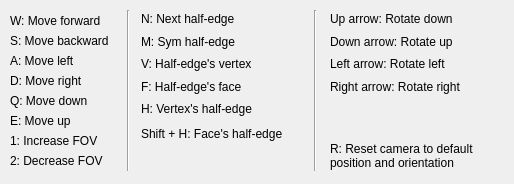
<?xml version="1.0" encoding="UTF-8"?>
<ui version="4.0">
 <class>CameraControlsHelp</class>
 <widget class="QWidget" name="CameraControlsHelp">
  <property name="geometry">
   <rect>
    <x>0</x>
    <y>0</y>
    <width>514</width>
    <height>184</height>
   </rect>
  </property>
  <property name="windowTitle">
   <string>Camera Controls</string>
  </property>
  <widget class="QLabel" name="label">
   <property name="geometry">
    <rect>
     <x>10</x>
     <y>10</y>
     <width>111</width>
     <height>21</height>
    </rect>
   </property>
   <property name="text">
    <string>W: Move forward</string>
   </property>
   <property name="alignment">
    <set>Qt::AlignLeading|Qt::AlignLeft|Qt::AlignVCenter</set>
   </property>
  </widget>
  <widget class="QLabel" name="label_2">
   <property name="geometry">
    <rect>
     <x>10</x>
     <y>30</y>
     <width>111</width>
     <height>21</height>
    </rect>
   </property>
   <property name="text">
    <string>S: Move backward</string>
   </property>
   <property name="alignment">
    <set>Qt::AlignLeading|Qt::AlignLeft|Qt::AlignVCenter</set>
   </property>
  </widget>
  <widget class="QLabel" name="label_3">
   <property name="geometry">
    <rect>
     <x>10</x>
     <y>50</y>
     <width>111</width>
     <height>21</height>
    </rect>
   </property>
   <property name="text">
    <string>A: Move left</string>
   </property>
   <property name="alignment">
    <set>Qt::AlignLeading|Qt::AlignLeft|Qt::AlignVCenter</set>
   </property>
  </widget>
  <widget class="QLabel" name="label_4">
   <property name="geometry">
    <rect>
     <x>10</x>
     <y>70</y>
     <width>111</width>
     <height>21</height>
    </rect>
   </property>
   <property name="text">
    <string>D: Move right</string>
   </property>
   <property name="alignment">
    <set>Qt::AlignLeading|Qt::AlignLeft|Qt::AlignVCenter</set>
   </property>
  </widget>
  <widget class="QLabel" name="label_5">
   <property name="geometry">
    <rect>
     <x>330</x>
     <y>34</y>
     <width>170</width>
     <height>16</height>
    </rect>
   </property>
   <property name="text">
    <string>Down arrow: Rotate up</string>
   </property>
   <property name="alignment">
    <set>Qt::AlignLeading|Qt::AlignLeft|Qt::AlignVCenter</set>
   </property>
  </widget>
  <widget class="QLabel" name="label_6">
   <property name="geometry">
    <rect>
     <x>330</x>
     <y>11</y>
     <width>170</width>
     <height>16</height>
    </rect>
   </property>
   <property name="text">
    <string>Up arrow: Rotate down</string>
   </property>
   <property name="alignment">
    <set>Qt::AlignLeading|Qt::AlignLeft|Qt::AlignVCenter</set>
   </property>
  </widget>
  <widget class="QLabel" name="label_7">
   <property name="geometry">
    <rect>
     <x>330</x>
     <y>79</y>
     <width>170</width>
     <height>16</height>
    </rect>
   </property>
   <property name="text">
    <string>Right arrow: Rotate right</string>
   </property>
   <property name="alignment">
    <set>Qt::AlignLeading|Qt::AlignLeft|Qt::AlignVCenter</set>
   </property>
  </widget>
  <widget class="QLabel" name="label_8">
   <property name="geometry">
    <rect>
     <x>330</x>
     <y>56</y>
     <width>170</width>
     <height>16</height>
    </rect>
   </property>
   <property name="text">
    <string>Left arrow: Rotate left</string>
   </property>
   <property name="alignment">
    <set>Qt::AlignLeading|Qt::AlignLeft|Qt::AlignVCenter</set>
   </property>
  </widget>
  <widget class="QLabel" name="label_9">
   <property name="geometry">
    <rect>
     <x>10</x>
     <y>90</y>
     <width>111</width>
     <height>21</height>
    </rect>
   </property>
   <property name="text">
    <string>Q: Move down</string>
   </property>
   <property name="alignment">
    <set>Qt::AlignLeading|Qt::AlignLeft|Qt::AlignVCenter</set>
   </property>
  </widget>
  <widget class="QLabel" name="label_10">
   <property name="geometry">
    <rect>
     <x>10</x>
     <y>110</y>
     <width>111</width>
     <height>21</height>
    </rect>
   </property>
   <property name="text">
    <string>E: Move up</string>
   </property>
   <property name="alignment">
    <set>Qt::AlignLeading|Qt::AlignLeft|Qt::AlignVCenter</set>
   </property>
  </widget>
  <widget class="QLabel" name="label_13">
   <property name="geometry">
    <rect>
     <x>10</x>
     <y>130</y>
     <width>141</width>
     <height>21</height>
    </rect>
   </property>
   <property name="text">
    <string>1: Increase FOV</string>
   </property>
   <property name="alignment">
    <set>Qt::AlignLeading|Qt::AlignLeft|Qt::AlignVCenter</set>
   </property>
  </widget>
  <widget class="QLabel" name="label_14">
   <property name="geometry">
    <rect>
     <x>10</x>
     <y>150</y>
     <width>141</width>
     <height>21</height>
    </rect>
   </property>
   <property name="text">
    <string>2: Decrease FOV</string>
   </property>
   <property name="alignment">
    <set>Qt::AlignLeading|Qt::AlignLeft|Qt::AlignVCenter</set>
   </property>
  </widget>
  <widget class="Line" name="line">
   <property name="geometry">
    <rect>
     <x>113</x>
     <y>10</y>
     <width>31</width>
     <height>161</height>
    </rect>
   </property>
   <property name="orientation">
    <enum>Qt::Vertical</enum>
   </property>
  </widget>
  <widget class="QLabel" name="label_11">
   <property name="geometry">
    <rect>
     <x>330</x>
     <y>140</y>
     <width>161</width>
     <height>31</height>
    </rect>
   </property>
   <property name="text">
    <string>R: Reset camera to default position and orientation</string>
   </property>
   <property name="alignment">
    <set>Qt::AlignLeading|Qt::AlignLeft|Qt::AlignVCenter</set>
   </property>
   <property name="wordWrap">
    <bool>true</bool>
   </property>
  </widget>
  <widget class="QLabel" name="label_12">
   <property name="geometry">
    <rect>
     <x>141</x>
     <y>11</y>
     <width>171</width>
     <height>16</height>
    </rect>
   </property>
   <property name="text">
    <string>N: Next half-edge</string>
   </property>
  </widget>
  <widget class="QLabel" name="label_15">
   <property name="geometry">
    <rect>
     <x>141</x>
     <y>34</y>
     <width>171</width>
     <height>16</height>
    </rect>
   </property>
   <property name="text">
    <string>M: Sym half-edge</string>
   </property>
  </widget>
  <widget class="QLabel" name="label_16">
   <property name="geometry">
    <rect>
     <x>141</x>
     <y>56</y>
     <width>171</width>
     <height>16</height>
    </rect>
   </property>
   <property name="text">
    <string>V: Half-edge's vertex</string>
   </property>
  </widget>
  <widget class="QLabel" name="label_17">
   <property name="geometry">
    <rect>
     <x>141</x>
     <y>79</y>
     <width>171</width>
     <height>16</height>
    </rect>
   </property>
   <property name="text">
    <string>F: Half-edge's face</string>
   </property>
  </widget>
  <widget class="QLabel" name="label_18">
   <property name="geometry">
    <rect>
     <x>141</x>
     <y>101</y>
     <width>171</width>
     <height>16</height>
    </rect>
   </property>
   <property name="text">
    <string>H: Vertex's half-edge</string>
   </property>
  </widget>
  <widget class="QLabel" name="label_19">
   <property name="geometry">
    <rect>
     <x>141</x>
     <y>126</y>
     <width>171</width>
     <height>16</height>
    </rect>
   </property>
   <property name="text">
    <string>Shift + H: Face's half-edge</string>
   </property>
  </widget>
  <widget class="Line" name="line_2">
   <property name="geometry">
    <rect>
     <x>300</x>
     <y>10</y>
     <width>31</width>
     <height>161</height>
    </rect>
   </property>
   <property name="orientation">
    <enum>Qt::Vertical</enum>
   </property>
  </widget>
 </widget>
 <resources/>
 <connections/>
</ui>
